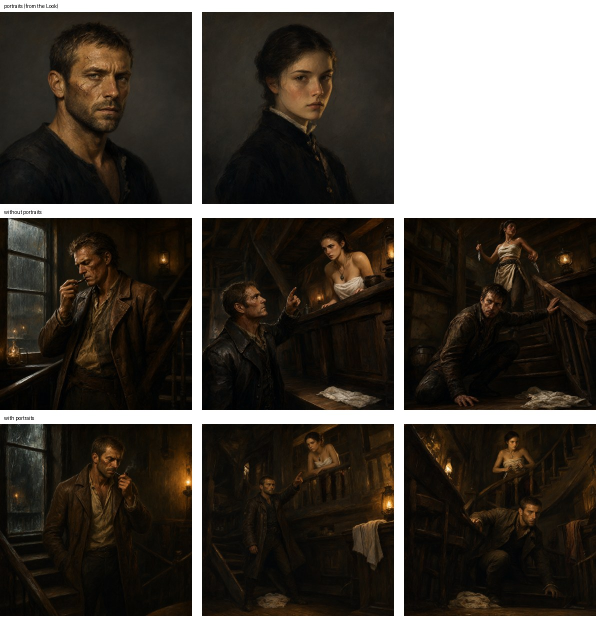
#> input picture docs/bench/reference-portraits/compare.jpg, 1192 x 1236 px, found by its file name (shown at 1/2 size)
$ python captions.py ../01-noise-replay-first-run.jpg ../../compare.jpg
#> lines starting #> are read from the running program, lines starting #| are printed output that depends on the picture
import subprocess, sys, os
S, D = sys.argv[1], sys.argv[2]
FONT = '/System/Library/Fonts/SFNS.ttf'
items = [
 ('refs-pc/compare.jpg', '01-noise-replay-first-run.jpg', ['First PC run, every render at seed 7, the same seed the portraits were made with.', 'Top: portraits (Mac, then PC). Middle: Mac Frames 6, 9, 12 without, then with portraits. Bottom: PC the same; the three with portraits came back as garish copies of a portrait.']),
 ('refs-pc/app-edit.jpg', '02-noise-replay-app-edit.jpg', ["The app's own Qwen-Image 2.1 edit, seed 7 on a seed-7 picture: \"make the dress deep red\".", 'Left: the picture. Right: the edit, repainted garishly, the dress barely changed. First blamed on a ComfyUI regression; it was the seed.']),
 ('refs-pc/seed8.jpg', '03-noise-replay-fixed-by-seed.jpg', ['The same at seed 8.', 'Left: the picture. Middle: Frame 9 with both portraits, the scene composed. Right: the app edit, the dress red and nothing else changed.']),
 ('refs-pc/compare-s8.jpg', '04-one-pass-faces-hold.jpg', ['One pass: portraits passed into the render (PC, Frames at seed 8).', 'Top: the two portraits, then Frames 6, 9, 12 without portraits. Bottom: Frames 6, 9, 12 with them.']),
 ('refs-pc/composition.jpg', '05-composition-tries.jpg', ['Composition tries, Frames 9 (top) and 12 (bottom).', 'Columns: without portraits, with them, "take only faces and hair", the portrait sentence after the scene, full-length portraits.']),
 ('refs-pc/faces12.jpg', '06-composition-tries-kael-face.jpg', ["Kael's face from Frame 12 in each try.", 'Portrait, without portraits, with them, reworded, sentence after, full-length portraits.']),
 ('refs-pc/three.jpg', '07-one-pass-three-people.jpg', ['Three people, 1216x832. Top: the three portraits (Bram is made up).', 'Bottom left: without portraits, Kael missing (no one described in that prompt). Bottom right: with portraits, all three as their portraits.']),
 ('refs-pc/scenes-a.jpg', '08-one-pass-scenes-a.jpg', ['One pass across scenes. Rows: close-up, profile, the quay at dawn.', 'Columns: seed 8 without, seed 8 with the portrait, seed 9 without, seed 9 with. Faces hold; the profile turns to three-quarter.']),
 ('refs-pc/scenes-b.jpg', '09-one-pass-scenes-b-the-pull.jpg', ['One pass across scenes. Rows: Elara in a blue gown (clothes named), Elara crying (clothes not named).', "Columns as before. Named clothes stay; with portraits she stops crying and wears the portrait's black."]),
 ('refs-pc/scenes-word.jpg', '10-pull-wording-tried.jpg', ['Trying to loosen the pull with words: "take only the face and hair, not the expression, pose or clothes".', 'Per seed: without, the usual wording, the new wording. Rows: crying, profile. No change.']),
 ('refs-pc/loosen.jpg', '11-pull-crop-and-size-tried.jpg', ['Trying to loosen the pull: face crops and 512 px references.', 'Rows: crying seed 8, 9, profile seed 8, 9. Columns: without, portrait, face crop, 512 px, crop at 512. No change.']),
 ('refs-pc/face-edit.jpg', '12-two-pass-face-edit.jpg', ['Two passes: render without portraits, then repaint only the face with the portrait.', 'Columns: portrait, without, one pass, two passes. The tears and the profile are kept.']),
 ('refs-pc/seams.jpg', '13-two-pass-close-up.jpg', ['The two-pass faces at full size: no seam at the edges of the box.', '']),
 ('refs-mac/mac.jpg', '14-mac-mflux-both-ways.jpg', ['The same on the Mac with mflux (PC portraits and pictures).', 'Columns: mflux without, mflux one pass, the PC picture, mflux two passes, ComfyUI two passes. Same behaviour, about 5x slower.']),
 ('refs-pc/others-flux.jpg', '15-other-models-flux3-klein.jpg', ['FLUX.3 Klein. Rows: crying 8, 9, profile 8, 9.', 'Columns: its render without, its render with the portrait, the Qwen picture, its face edit (barely transfers the face).']),
 ('refs-pc/others-turbo.jpg', '16-other-models-qwen-turbo.jpg', ['Qwen-Image 2.1 Turbo. Rows: crying 8, 9, profile 8, 9.', 'Columns as before. Its face edit transfers the face; the tears lost on seed 8.']),
 ('refs-pc/others-fibo.jpg', '17-other-models-fibo2-edit-turbo.jpg', ['FIBO 2.0 Edit Turbo. Rows: crying 8, 9, profile 8, 9.', 'Columns as before. Its face edit drew her face larger, so the box edge cuts across her mouth; it also turns the profile.']),
 ('refs-pc/two-faces.jpg', '18-two-faces-first-wording.jpg', ['Two faces, first wording. Top: portraits. Rows: seed 8, 9.', 'Columns: the picture, one edit for both (only Kael changed), two edits in a row (both changed). Concluded wrongly: one face per edit.']),
 ('refs-pc/checks-two.jpg', '19-two-faces-it-was-the-wording.jpg', ['Checked after the owner asked: one edit, other wordings. Rows: seed 8, 9.', 'Columns: picture, first wording (Kael only), Elara named first (Elara only), each area named (both, in one pass).']),
 ('refs-pc/newcomer.jpg', '20-no-portrait-newcomer.jpg', ["Bram without a portrait. Left: Bram's portrait.", 'Rows: seed 8, 9. Columns: no portraits, Kael and Elara portraits. Bram keeps his own face, but young: the prompt never described him.']),
 ('refs-pc/checks-bram.jpg', '21-newcomer-described.jpg', ["Bram described in the prompt, first. Rows: seed 8, 9.", 'Columns: no portraits, Kael and Elara portraits. Bald and braided both ways. First blamed on prompt order; the old prompt had no looks at all.']),
 ('refs-pc/found.jpg', '22-heads-found-automatically.jpg', ["Heads found by Qwen3-VL (already loaded for Qwen-Image 2.1), in 2-3 s each.", 'Crying 8, 9, profile; the quay 8, 9 and Frame 9, labelled left and right.']),
 ('refs-pc/auto.jpg', '23-whole-chain-automatic.jpg', ['The whole chain with no hand: found boxes as the mask, one edit for both faces.', "Quay before, after (a line across Kael's neck where the box ends), Frame 9 before, after."]),
]
from PIL import Image, ImageDraw, ImageFont
f1 = ImageFont.truetype(FONT, 22); f2 = ImageFont.truetype(FONT, 18)
def wrap(d, text, font, width):
    words, out, cur = text.split(), [], ''
    for w in words:
        nxt = (cur + ' ' + w).strip()
        if d.textlength(nxt, font=font) > width and cur: out.append(cur); cur = w
        else: cur = nxt
    return out + ([cur] if cur else [])
probe = ImageDraw.Draw(Image.new('RGB', (1, 1)))
for src, dst, lines in items:
    im = Image.open(f'{S}/{src}').convert('RGB')
#> im is the input picture: PIL image 1192x1236 RGB; mean R, G, B 75.6, 69.7, 62.5
    if im.width > 1600: im = im.resize((1600, round(im.height * 1600 / im.width)), Image.LANCZOS)
    rows = [(l, f1, (255, 255, 255), 32) for l in wrap(probe, lines[0], f1, im.width - 32)]
    rows += [(l, f2, (187, 187, 187), 26) for l in wrap(probe, lines[1], f2, im.width - 32)] if lines[1] else []
    h = 16 + sum(r[3] for r in rows) + 8
#> h = 108
    out = Image.new('RGB', (im.width, im.height + h), (20, 20, 20)); out.paste(im, (0, h))
#> after `out = Image.new('RGB', (im.width, im.height + h), (20, 20, 20))`: out: PIL image 1192x1344 RGB; every value is 20
#> after `out.paste(im, (0, h))`:
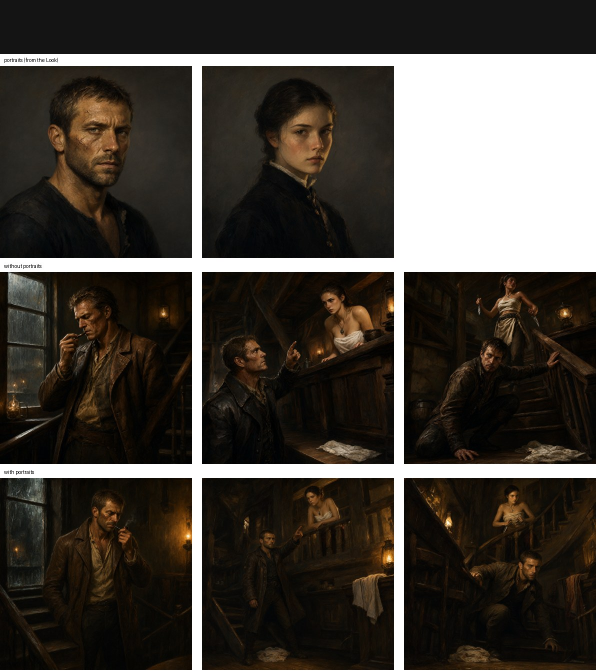
#> out: PIL image 1192x1344 RGB (shown at 1/2 size); mean R, G, B 71.1, 65.7, 59.1
    d = ImageDraw.Draw(out); y = 12
    for text, font, colour, step in rows: d.text((16, y), text, font=font, fill=colour); y += step
#> after the loop, y = 96
    out.save(f'{D}/{dst}', quality=82)
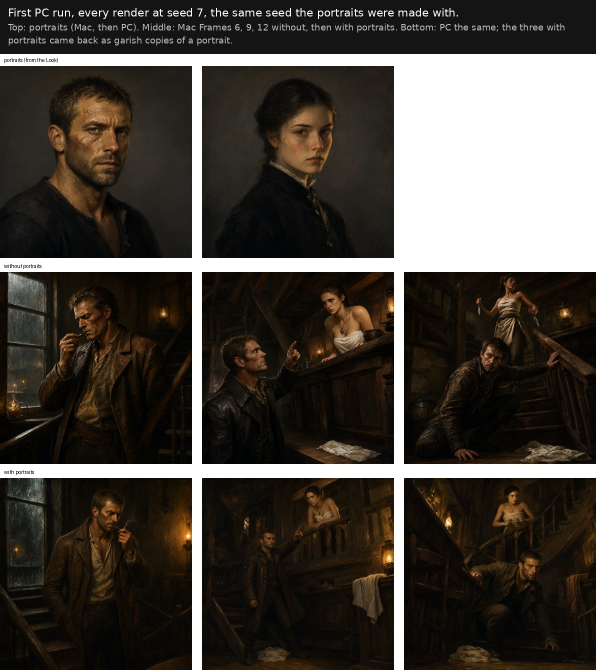
#> saved as 01-noise-replay-first-run.jpg: PIL image 1192x1344 RGB (shown at 1/2 size); mean R, G, B 72.3, 66.9, 60.3
#> (the run stopped early here; a loop or call above may not have finished)
